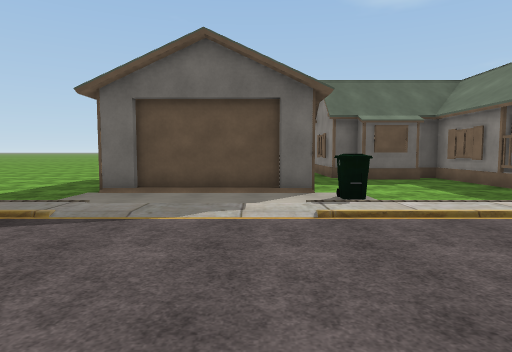
[1] (above)

20 first-person views from a walk through a Unity game level. The camera is 1.4 m above the floor, tilts 4° down and sees 75° across. The floor is counted in squares, 2 m on a side. Each view is taken from the middle of a square. On the plan, view 1 faces up. The plan holds only what a view shows up to about 10 squares ahead; the rest is blank. The place goes on beyond the plan. The terrain is drawn as flat ground. The player is left out. Some surface patterns are stand-ins.

[2]
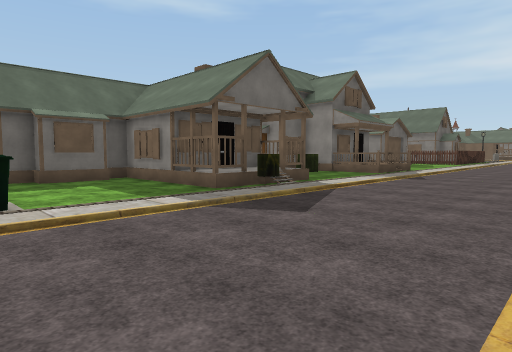

[3]
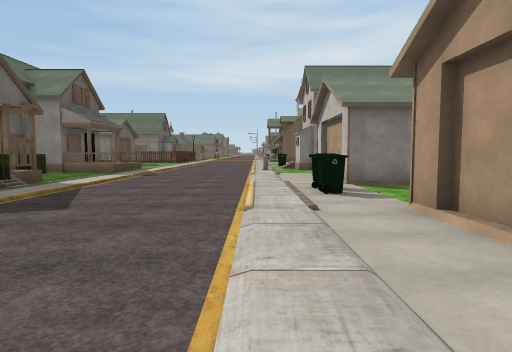

[4]
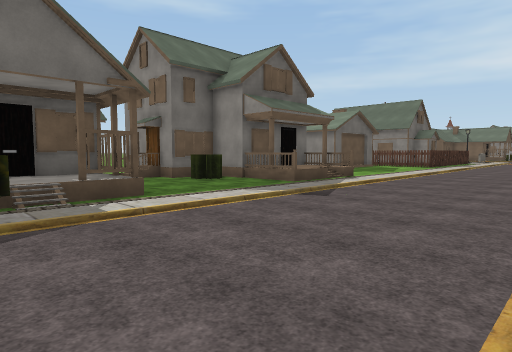

[5]
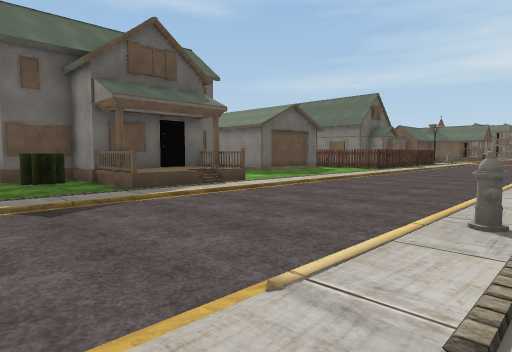

[6]
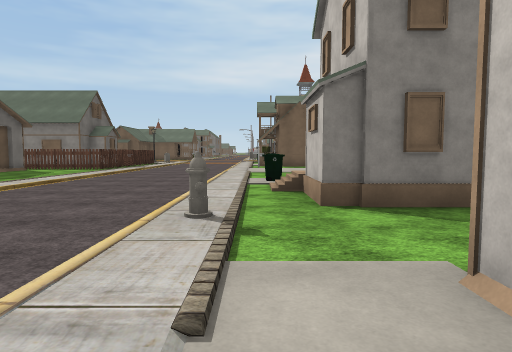

[7]
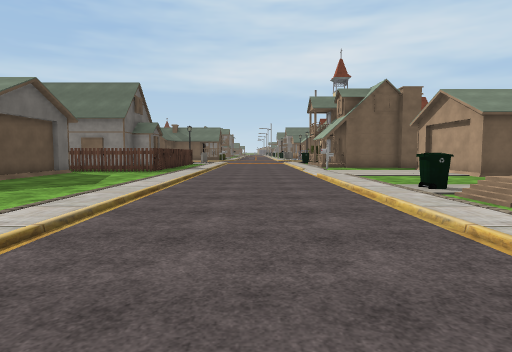

[8]
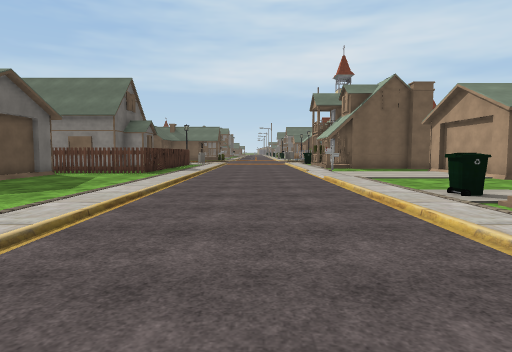

[9]
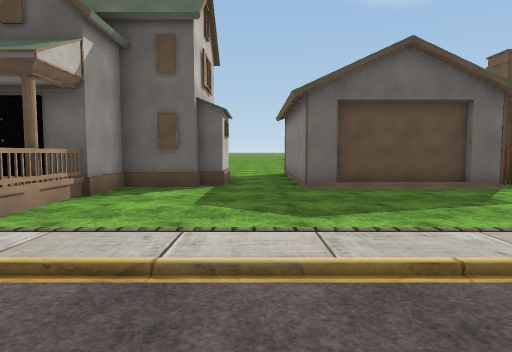

[10]
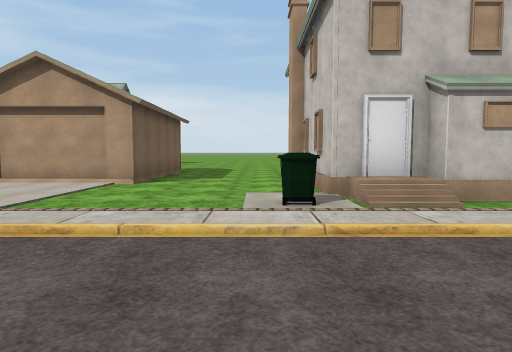

[11]
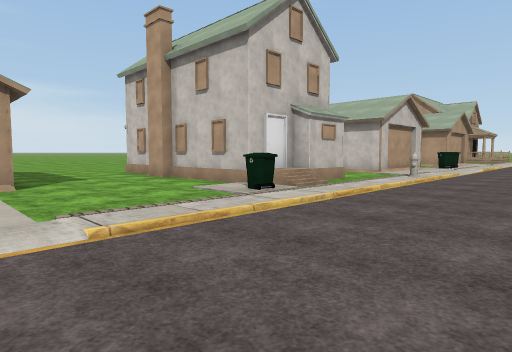

[12]
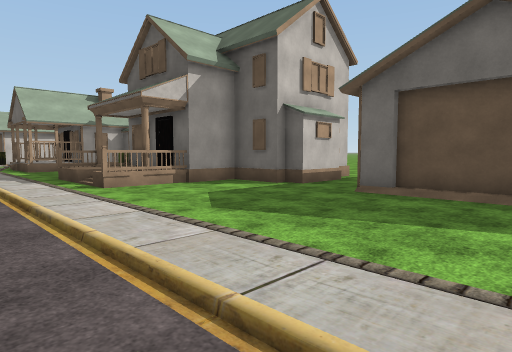

[13]
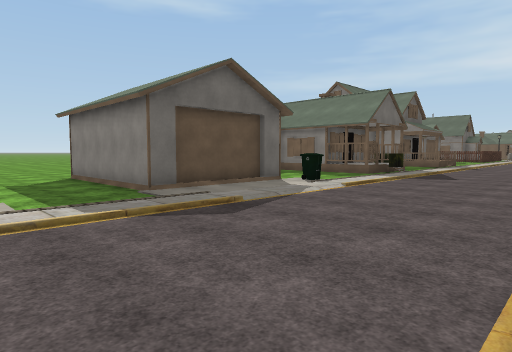

[14]
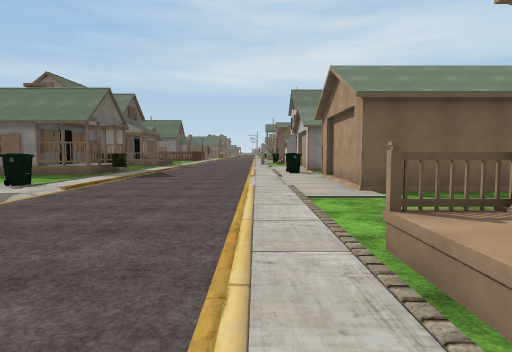

[15]
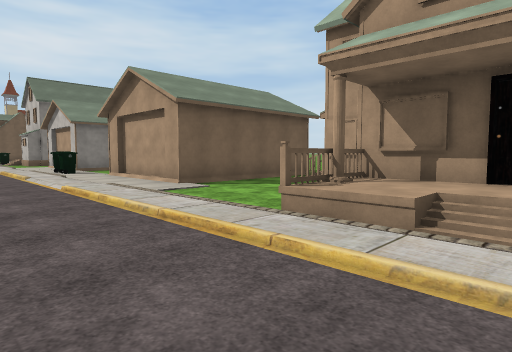

[16]
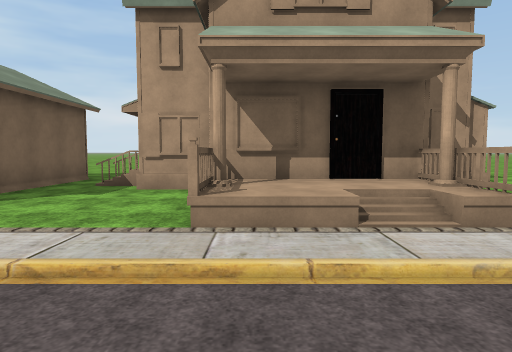

[17]
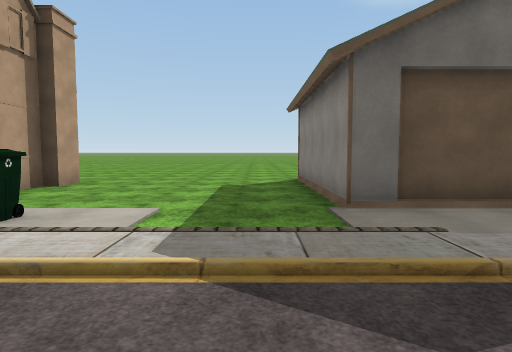

[18]
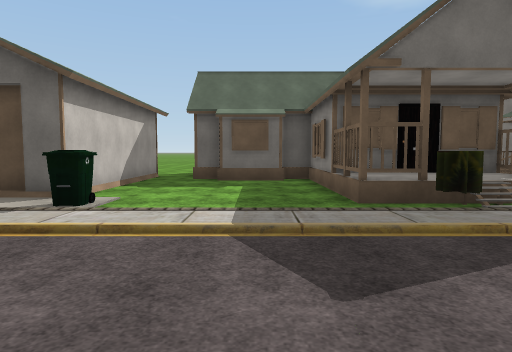

[19]
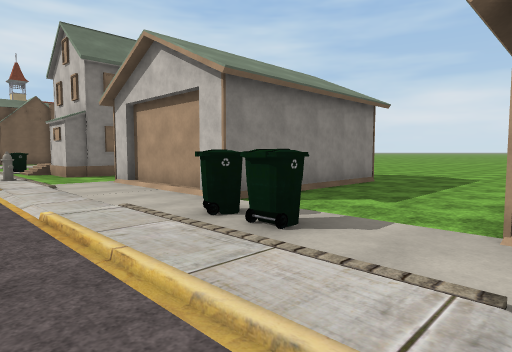

[20]
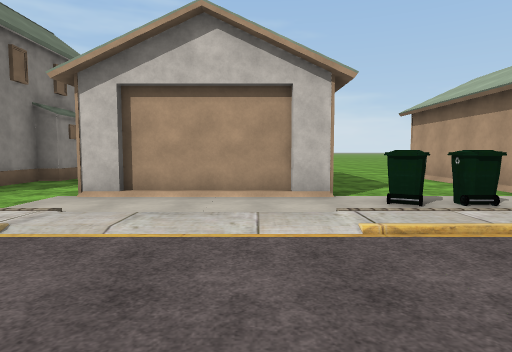

### Floor plan
Key: @ floor where view 1 was taken; # wall or solid block; . main floor; : floor 0.25 m higher than the main floor; + floor 0.75 m higher than the main floor; / step, stairs or slope; G garage; B bin; H house; P plant; O other object.
Columns run from 6 left of view 1 to 23 right of it. Each row starts with its distance up from view 1.
 13                           G
 12 ....                    ..#
 11 ...#   #.               H.#
 10 ...#   #.####           H.#
  9 ...#   #....#  H .##  ##..####
  8 ...#   #....####..P####.......
  7 ...#   #....   ....H  H.......
  6 :../G G#....H+H....H  H.......
  5 B///:::BB///P.////////////////
  4 :///:::::///::////////////////
  3 ::::::::::::::::::::::::::::::
  2 ::::::::::::::::::::::::::::::
  1 ::::::::::::::::::::::::::::::
  0 //////@/:://///:://O:////////:
 -1 H/////::::::BB:::://////B////:
 -2 H+H...:G  G:::O##O:..H# ::...:
 -3 ###....#  #...##  ...###O....:
 -4    ....#  #...#    ..# ##....:
 -5    ##H.#  #...#    ..#  #...G#
 -6      H.#  #...#     ##  #...##
 -7       .#  #...G          ...#
 -8            ....           ..
 -9            ....
-10             ..

Where each view was taken, in squares from view 1:
view 1: 0 up, 0 right, facing up
view 2: 0 up, 1 right, facing up-right
view 3: 0 up, 0 right, facing right
view 4: 0 up, 6 right, facing up-right
view 5: 1 down, 10 right, facing up-right
view 6: 1 down, 10 right, facing right
view 7: 2 up, 12 right, facing right
view 8: 2 up, 13 right, facing right
view 9: 2 up, 19 right, facing up
view 10: 3 up, 19 right, facing down
view 11: 3 up, 23 right, facing down-left
view 12: 3 up, 23 right, facing up-left
view 13: 0 up, 6 left, facing up-right
view 14: 0 up, 6 left, facing right
view 15: 2 up, 6 left, facing down-right
view 16: 2 up, 4 left, facing down
view 17: 2 up, 4 left, facing up
view 18: 1 up, 4 right, facing up
view 19: 1 up, 4 right, facing down-right
view 20: 3 up, 9 right, facing down
